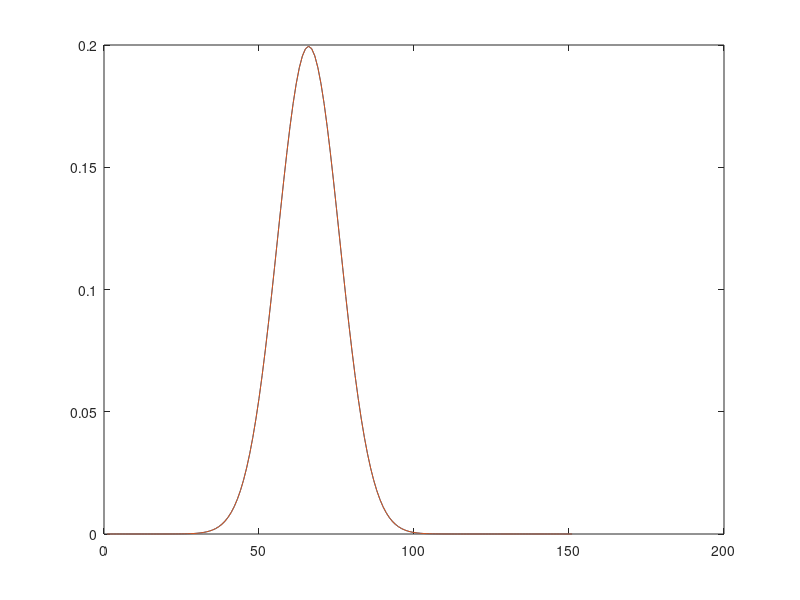

Source code (MATLAB):
clc
clear all
close all 
si = 2;
mu = 3;
x=-10:0.2:20;
gauss = (1/(si*sqrt(2*pi)))*(exp(-((x-mu).^2)/(2*(si^2))));
plot (gauss);
hold on;
si = 30;
mu = 40;
x=-10:0.2:20;
plot (gauss);
hold off;
